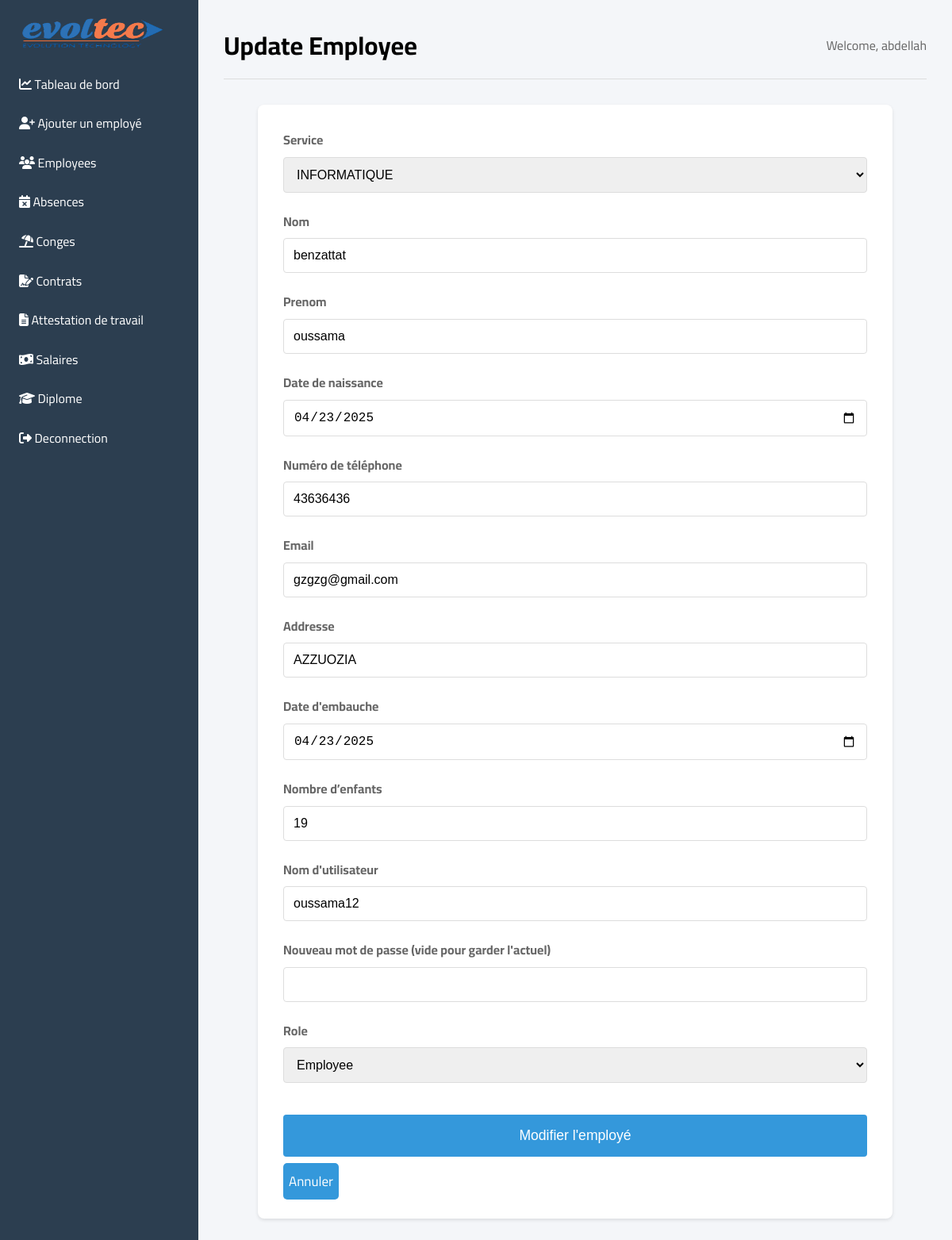
/admin/update_employee.php?id=14 (signed in), run on the app's committed database.
### tables this page shows
CREATE TABLE IF NOT EXISTS `employee` (
  `ID_EMP` int NOT NULL AUTO_INCREMENT,
  `N__SERVICE` int NOT NULL,
  `NOM_EMP` varchar(20) DEFAULT NULL,
  `PRENOM_EMP` varchar(20) DEFAULT NULL,
  `DATE_EMP` date DEFAULT NULL,
  `TEL_EMP` varchar(20) DEFAULT NULL,
  `EMAIL_EMP` varchar(30) DEFAULT NULL,
  `ADRESSE_EMP` varchar(50) DEFAULT NULL,
  `DATEEMBAUCH_EMP` date DEFAULT NULL,
  `NOMBRE_D_ENFANT` int DEFAULT NULL,
  `NOM_UTILISATEUR` varchar(20) DEFAULT NULL,
  `MOT_DE_PASSE` varchar(40) DEFAULT NULL,
  `ROLES` varchar(20) DEFAULT NULL,
  `NOMBRE_JOURS_CONGE` int NOT NULL DEFAULT '30',
  PRIMARY KEY (`ID_EMP`),
  UNIQUE KEY `NOM_UTILISATEUR_2` (`NOM_UTILISATEUR`),
  KEY `FK_EMPLOYEE_TRAVAILLE_SERVICE` (`N__SERVICE`),
  KEY `NOM_UTILISATEUR` (`NOM_UTILISATEUR`)
);

CREATE TABLE IF NOT EXISTS `service` (
  `N__SERVICE` int NOT NULL AUTO_INCREMENT,
  `ID_ENTREPRISE` int NOT NULL,
  `NOM_SERVICE` varchar(30) DEFAULT NULL,
  PRIMARY KEY (`N__SERVICE`),
  KEY `FK_SERVICE_APPARTENI_ENTREPRI` (`ID_ENTREPRISE`)
);

### classes/Employee.php (called while the page is built, shortened)
<?php
require_once __DIR__ . '/../config/database.php';
class Employee {
    private $conn;
    private $table_name = "employee";
    public function __construct() {
        $database = new Database();
        $this->conn = $database->getConnection();
    }
    public function read($id) {
        $query = "SELECT e.*, s.NOM_SERVICE
                 FROM " . $this->table_name . " e
                 LEFT JOIN service s ON e.N__SERVICE = s.N__SERVICE
                 WHERE e.ID_EMP = :id";
        $stmt = $this->conn->prepare($query);
        $stmt->bindParam(":id", $id);
        $stmt->execute();
        return $stmt->fetch(PDO::FETCH_ASSOC);
    }
}

### config/database.php (called while the page is built, shortened)
<?php
class Database {
    private $host = "localhost";
    private $db_name = "gestion_personnel";
    private $username = "root";
    private $password = "";
    public function getConnection() {
        $this->conn = null;
        try {
            $this->conn = new PDO(
                "mysql:host=" . $this->host . ";dbname=" . $this->db_name,
                $this->username,
                $this->password
            );
            $this->conn->setAttribute(PDO::ATTR_ERRMODE, PDO::ERRMODE_EXCEPTION);
        } catch(PDOException $e) {
            echo "Connection Error: " . $e->getMessage();
        }
        return $this->conn;
    }
}
?>

### admin/update_employee.php (the view, shortened to what this page needs)
<?php
require_once '../config/database.php';
require_once '../classes/Employee.php';
try {
    $database = new Database();
    $db = $database->getConnection();
    $employee_id = isset($_GET['id']) ? $_GET['id'] : null;
    $services_query = "SELECT N__SERVICE, NOM_SERVICE FROM service";
    $services_stmt = $db->prepare($services_query);
    $services_stmt->execute();
    $services = $services_stmt->fetchAll(PDO::FETCH_ASSOC);
    $employee = new Employee();
    $employee_data = $employee->read($employee_id);
} catch (PDOException $e) {
    $error = "Database error: " . $e->getMessage();
}
?>
<!DOCTYPE html>
<html lang="en">
<head>
    <link rel="stylesheet" href="../assets/css/style.css">
    <link rel="stylesheet" href="https://cdnjs.cloudflare.com/ajax/libs/font-awesome/6.5.0/css/all.min.css">
</head>
<body>
    <div class="dashboard-container">
<div class="sidebar">
            <img class="logo2" src="../img/evolteclogo-Photoroom.png" alt="">
            <ul>
                <li><a href="dashboard.php"><i class="fas fa-chart-line"></i> Tableau de bord</a></li>
                <li><a href="create_employee.php"><i class="fas fa-user-plus"></i> Ajouter un employé </a></li>
                <li><a href="employees.php"><i class="fas fa-users"></i> Employees</a></li>
                <li><a href="absences.php"><i class="fas fa-calendar-times"></i> Absences</a></li>
                <li><a href="vacations.php"><i class="fas fa-umbrella-beach"></i> Conges</a></li>
                <li><a href="contracts.php"><i class="fas fa-file-signature"></i> Contrats</a></li>
                <li><a href="admin_attestation_global.php"><i class="fas fa-file-alt"></i> Attestation de travail</a></li>
                <li><a href="salaire.php"><i class="fas fa-money-bill-wave"></i> Salaires</a></li>
                <li><a href="diplome.php"><i class="fas fa-graduation-cap"></i> Diplome</a></li>
                <li><a href="../logout.php"><i class="fas fa-sign-out-alt"></i> Deconnection</a></li>
            </ul>
        </div>
        <div class="main-content">
            <header>
                <h1>Update Employee</h1>
                <div class="user-info">
                    Welcome, <?php echo $_SESSION['username']; ?>
                </div>
            </header>
            <div class="form-container">
                <form method="POST" action="">
                    <div class="form-group">
                        <label for="service_id">Service</label>
                        <select id="service_id" name="service_id" required>
                            <?php foreach ($services as $service): ?>
                                <option value="<?php echo $service['N__SERVICE']; ?>"
                                    <?php echo ($employee_data['N__SERVICE'] == $service['N__SERVICE']) ? 'selected' : ''; ?>>
                                    <?php echo $service['NOM_SERVICE']; ?>
                                </option>
                            <?php endforeach; ?>
                        </select>
                    </div>
                    <div class="form-group">
                        <label for="nom">Nom</label>
                        <input type="text" id="nom" name="nom" required
                            value="<?php echo htmlspecialchars($employee_data['NOM_EMP']); ?>">
                    </div>
                    <div class="form-group">
                        <label for="prenom">Prenom</label>
                        <input type="text" id="prenom" name="prenom" required
                            value="<?php echo htmlspecialchars($employee_data['PRENOM_EMP']); ?>">
                    </div>
                    <div class="form-group">
                        <label for="date_emp">Date de naissance</label>
                        <input type="date" id="date_emp" name="date_emp" required
                            value="<?php echo $employee_data['DATE_EMP']; ?>">
                    </div>
                    <div class="form-group">
                        <label for="tel">Numéro de téléphone</label>
                        <input type="tel" id="tel" name="tel" required
                            value="<?php echo htmlspecialchars($employee_data['TEL_EMP']); ?>">
                    </div>
                    <div class="form-group">
                        <label for="email">Email</label>
                        <input type="email" id="email" name="email" required
                            value="<?php echo htmlspecialchars($employee_data['EMAIL_EMP']); ?>">
                    </div>
                    <div class="form-group">
                        <label for="adresse">Addresse</label>
                        <input type="text" id="adresse" name="adresse" required
                            value="<?php echo htmlspecialchars($employee_data['ADRESSE_EMP']); ?>">
                    </div>
                    <div class="form-group">
                        <label for="date_embauche">Date d'embauche</label>
                        <input type="date" id="date_embauche" name="date_embauche" required
                            value="<?php echo $employee_data['DATEEMBAUCH_EMP']; ?>">
                    </div>
                    <div class="form-group">
                        <label for="nbr_enfants">Nombre d’enfants</label>
                        <input type="number" id="nbr_enfants" name="nbr_enfants" min="0" required
                            value="<?php echo $employee_data['NOMBRE_D_ENFANT']; ?>">
                    </div>
                    <div class="form-group">
                        <label for="username">Nom d'utilisateur</label>
                        <input type="text" id="username" name="username" required
                            value="<?php echo htmlspecialchars($employee_data['NOM_UTILISATEUR']); ?>">
                    </div>
                    <div class="form-group">
                        <label for="password">Nouveau mot de passe (vide pour garder l'actuel)</label>
                        <input type="password" id="password" name="password">
                    </div>
                    <div class="form-group">
                        <label for="role">Role</label>
                        <select id="role" name="role" required>
                            <option value="employee" <?php echo ($employee_data['ROLES'] == 'employee') ? 'selected' : ''; ?>>Employee</option>
                        </select>
                    </div>
                    <button type="submit" class="btn btn-primary" style="margin-bottom: 18px;">Modifier l'employé</button>
                    <a href="employees.php" class="btn btn-secondary" style="text-decoration: none;padding: 7px;color: white;background-color:  #3498db; border-radius: 5px;font-size: 17px;">Annuler</a>
                </form>
            </div>
        </div>
    </div>
</body>
</html>

### assets/css/style.css (style rules this page uses)
* { margin: 0; padding: 0; box-sizing: border-box; }
body { font-family: Arial, sans-serif; line-height: 1.6; background-color: #f4f6f9; font-family: "Cairo", sans-serif; }
.dashboard-container { display: flex; min-height: 100vh; }
.sidebar { min-width: 250px; background: #2c3e50; color: white; padding: 1rem; }
.sidebar ul { list-style: none; }
ul { margin-top: -20px; }
.sidebar li { margin-bottom: 0.5rem; }
.sidebar a { color: white; text-decoration: none; display: block; padding: 0.5rem; border-radius: 4px; }
.main-content { flex: 1; padding: 2rem; }
.form-group { margin-bottom: 1rem; }
.form-group label { display: block; margin-bottom: 0.5rem; }
.form-group input, .form-group textarea, .form-group select { width: 100%; padding: 0.5rem; border: 1px solid #ddd; border-radius: 4px; }
.btn { padding: 0.5rem 1rem; border: none; border-radius: 4px; cursor: pointer; font-size: 1rem; }
.btn-primary { background: #3498db; color: white; }
header { display: flex; justify-content: space-between; align-items: center; margin-bottom: 2rem; padding-bottom: 1rem; border-bottom: 1px solid #ddd; }
.user-info { color: #666; }
.form-container { background: white; padding: 2rem; border-radius: 8px; box-shadow: 0 2px 4px rgba(0,0,0,0.1); max-width: 800px; margin: 0 auto; }
.form-container .form-group { margin-bottom: 1.5rem; }
.form-container label { display: block; margin-bottom: 0.5rem; color: #666; font-weight: bold; }
.form-container input[type="text"], .form-container input[type="email"], .form-container input[type="tel"], .form-container input[type="date"], .form-container input[type="number"], .form-container input[type="password"], .form-container select { width: 100%; padding: 0.75rem; border: 1px solid #ddd; border-radius: 4px; font-size: 1rem; }
.form-container .btn-primary { width: 100%; padding: 1rem; font-size: 1.1rem; margin-top: 1rem; }
.sidebar .logo2 { height: 50px; width: 90%; margin-bottom: 2rem; }

### admin/update_employee.php (style rules this page uses)
body { font-family: "Cairo", sans-serif; }

### data on the page
employee: service_id "INFORMATIQUE", nom "benzattat", prenom "oussama", date_emp "04/23/2025", tel "43636436", email "gzgzg@gmail.com", adresse "AZZUOZIA", date_embauche "04/23/2025", nbr_enfants "19", username "oussama12", role "Employee"

### other printed values
$_SESSION['username'] "abdellah"
